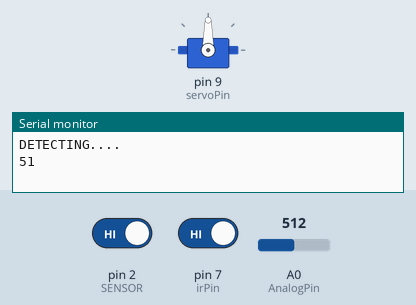
This sketch was run on a simulated Arduino Uno, built with avr-gcc and run on an emulated ATmega328P. On the bench: servo, the last lines printed to the serial monitor. The inputs (shaded band) are chosen by the test bench; at power-on: pin 7 (irPin) HIGH, A0 (AnalogPin) = 512, pin 2 (SENSOR) HIGH.

Above: at 8.8 s.
8.9 s: pin 7 (irPin) driven LOW
At 20.2 s:
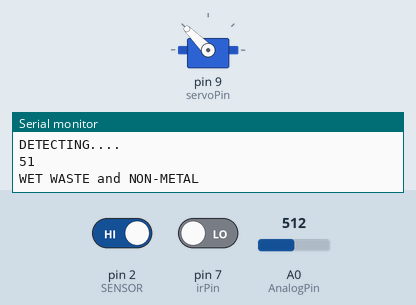
20.5 s: A0 (AnalogPin) set to 911
28.5 s: A0 (AnalogPin) set to 928
At 36.0 s:
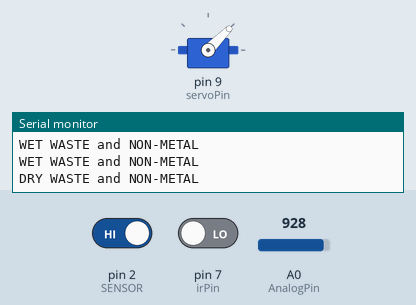
44.5 s: pin 7 (irPin) driven HIGH
At 51.9 s:
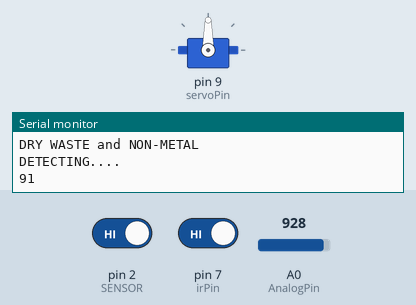
Timing chart, 0 to 53.4 s (numbered marks = the images above; inputs shaded):
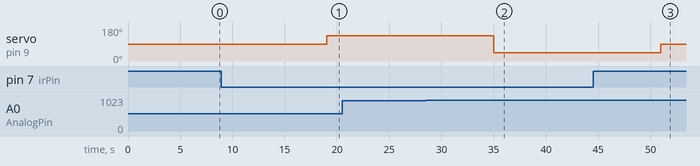

The sketch:

detection.ino
```cpp
#include <Servo.h>
#define SENSOR 2 // for metal sensor and remeber its ground and arduino ground must be common https://electropeak.com/learn/wp-content/uploads/2020/12/LJ12A3-4-ZBY-Circuit.jpg
Servo s1;
int AnalogPin = A0;    // rain sensor pin
int output_value = 0;  // converts rain sensor values present in analog and maps it
int irPin = 7;
int servoPin = 9;
int Irstatus = 0;

void setup() {
  // put your setup code here, to run once:
  pinMode(irPin, INPUT);
  Serial.begin(9600);
  // Define the pin for metal sensor and and pullup te intial voltage to high when
  // when a object is detected make it zero
  pinMode(SENSOR, INPUT_PULLUP);
  s1.attach(servoPin);
  s1.write(90);
}

void loop() {

  int RainValues = analogRead(AnalogPin);
  output_value = map(RainValues, 1023, 0, 100, 0);
  Irstatus = digitalRead(irPin);
  int status = digitalRead(SENSOR);  // read the sensor
  //Serial.println(status);
  delay(3000);
  if (output_value <= 90 && Irstatus == 0 && status == 1)
  {
    Serial.println("WET WASTE and NON-METAL");
    s1.write(135);
    delay(5000);
  }
  else if (output_value <= 90 && Irstatus == 0 && status == 0)
  {
    Serial.println("WET WASTE and METAL");
    s1.write(45);
    delay(5000);
  }
  else if (output_value > 90 && Irstatus == 0 && status == 1)
  {
    Serial.println("DRY WASTE and NON-METAL");
    s1.write(45);
    delay(5000);
  }
  else if (output_value > 90 && Irstatus == 0 && status == 0)
  {
    Serial.println("DRY WASTE and METAL");
    s1.write(45);
    delay(5000);
  }

  else
  {
    Serial.println("DETECTING....");
    Serial.println(output_value);
    s1.write(90);
    delay(5000);
  }
  //delay(200);
}
```

Measured:
- the behaviour switches between 920 and 921 on A0 (AnalogPin) (found by bisection; images 1 and 2)
- after the input at 8.9 s, servo on pin 9 (servoPin): 90° → 135° after 10.1 s
- after the input at 28.5 s, servo on pin 9 (servoPin): 135° → 45° after 6.5 s
- after the input at 44.5 s, servo on pin 9 (servoPin): 45° → 90° after 6.5 s
